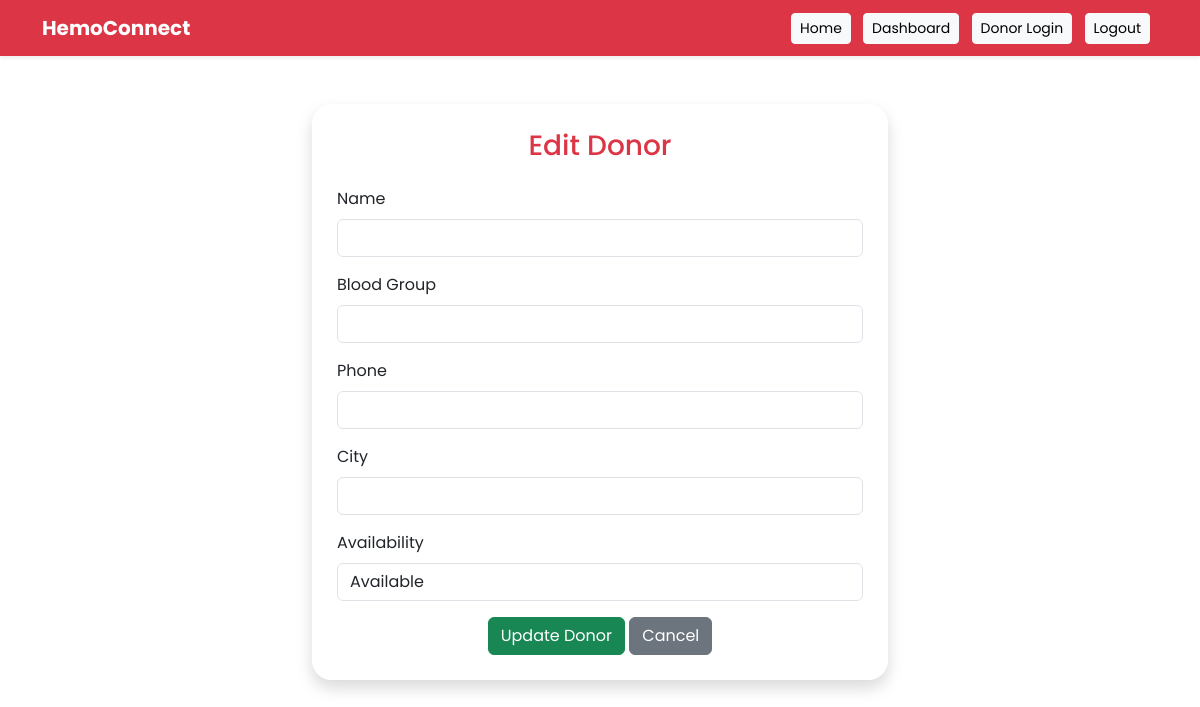
The app's page /edit/7 (signed in), older data.
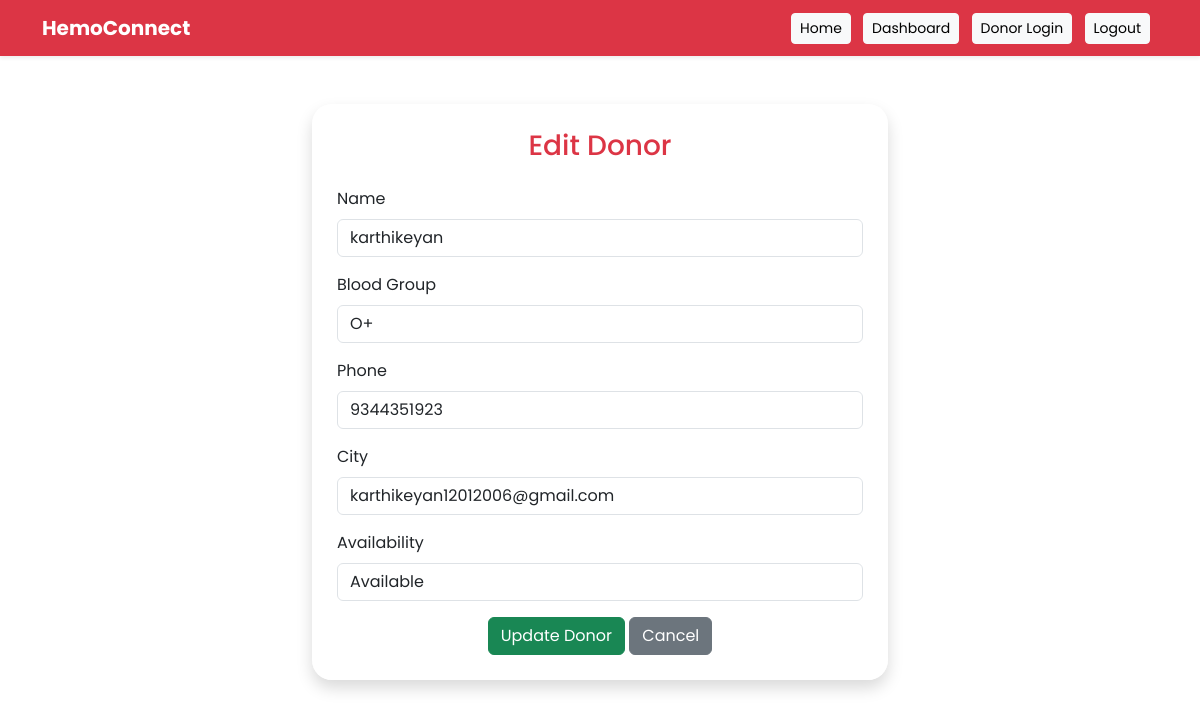
The same page, newer data.
### tables this page shows
CREATE TABLE donors (
id INTEGER PRIMARY KEY AUTOINCREMENT,
name TEXT,
blood_group TEXT,
phone TEXT,
email TEXT,
city TEXT,
age INTEGER,
last_donated TEXT,
units INTEGER,
availability TEXT,
username TEXT,
password TEXT
);

### app.py (the view, shortened to what this page needs)
@app.route("/edit/<int:id>", methods=["GET","POST"])
def edit_donor(id):
    conn = sqlite3.connect("blood.db")
    cursor = conn.cursor()
    cursor.execute("SELECT * FROM donors WHERE id=?", (id,))
    donor = cursor.fetchone()
    conn.close()
    return render_template("edit.html", donor=donor)

### templates/edit.html (shortened to what this page needs)
{% extends "base.html" %}
{% block content %}
<div class="container mt-5" style="max-width:600px;">
<div class="card shadow p-4">
<h3 class="text-center mb-4 text-danger">Edit Donor</h3>
<form method="POST">
<div class="mb-3">
<label class="form-label">Name</label>
<input type="text" name="name" class="form-control" value="{{ donor[1] }}" required>
</div>
<div class="mb-3">
<label class="form-label">Blood Group</label>
<input type="text" name="blood_group" class="form-control" value="{{ donor[2] }}" required>
</div>
<div class="mb-3">
<label class="form-label">Phone</label>
<input type="text" name="phone" class="form-control" value="{{ donor[3] }}" required>
</div>
<div class="mb-3">
<label class="form-label">City</label>
<input type="text" name="city" class="form-control" value="{{ donor[4] }}" required>
</div>
<div class="mb-3">
<label class="form-label">Availability</label>
<select name="availability" class="form-control">
<option value="Available">Available</option>
</select>
</div>
<div class="text-center">
<button type="submit" class="btn btn-success">Update Donor</button>
<a href="/donors" class="btn btn-secondary">Cancel</a>
</div>
</form>
</div>
</div>
{% endblock %}

Row changes from the older to the newer data that the page shows:
added donors: name "karthikeyan", blood_group "O+", phone "9344351923", city "karthikeyan12012006@gmail.com"
